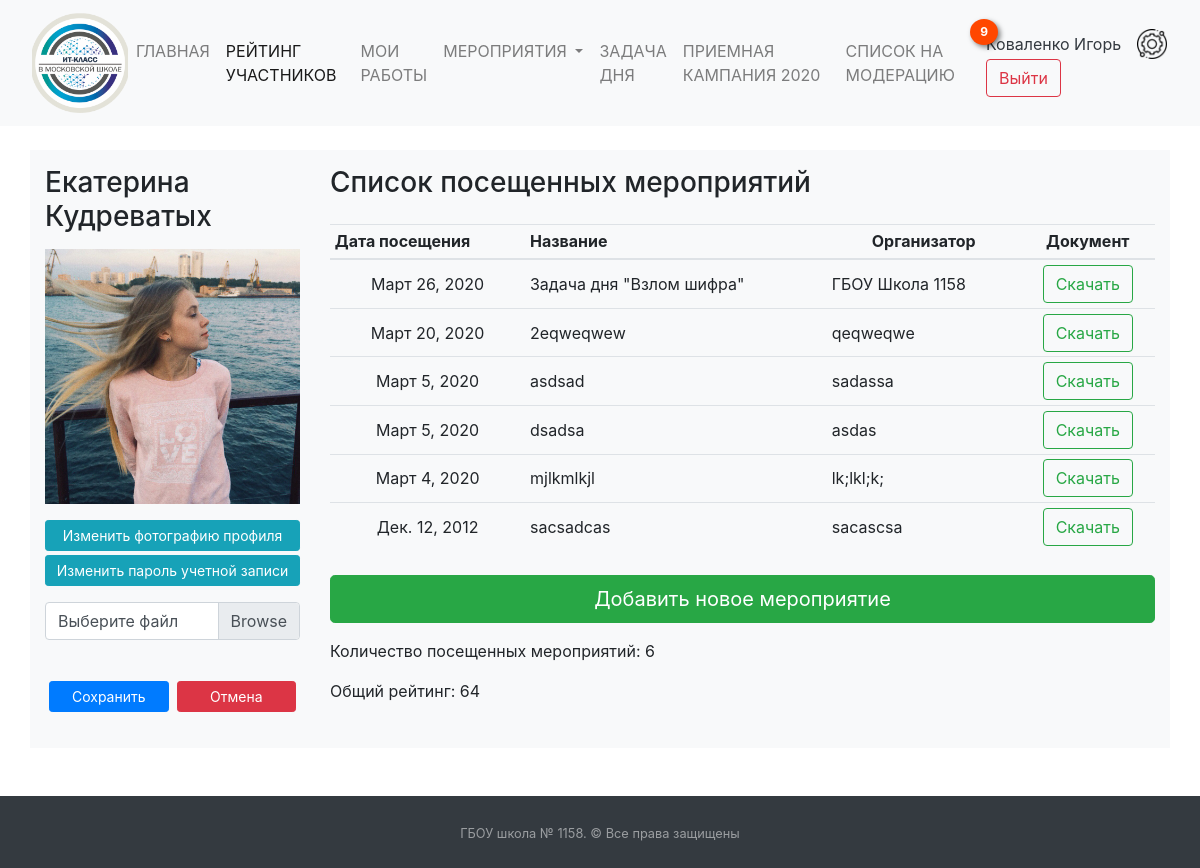
The page /statistic/pupil/20/img-change/ (signed in) on the database its author committed.
### mainapp/models.py (models this page shows, shortened)
class Puples(models.Model):
    name = models.TextField("Имя", null=True)
    surname = models.TextField("Фамилия", null=True)
    rate = models.PositiveIntegerField(default=0)
    image = models.ImageField(blank=True ,upload_to="puples_photo", default="puples_photo/user-2.png")
    user = models.OneToOneField(User, on_delete=models.CASCADE, null=True)
    class Meta:
        verbose_name = "Ученики"
        verbose_name_plural = "Ученики"

class Events(models.Model):
    date = models.DateField("Дата посещения")
    name = models.CharField("Название мероприятия", max_length=200)
    organization = models.CharField("Название организации", max_length=300)
    events = models.ForeignKey(Puples, verbose_name="Мероприятия", on_delete=models.SET_NULL, null=True)
    check = models.BooleanField(default=False)
    event_rate = models.PositiveIntegerField(default=1)
    verification_file = models.FileField(upload_to="verification_files/", null=True, verbose_name="Файл")
    class Meta:
        verbose_name = "Мероприятия"
        verbose_name_plural = "Мероприятия"

### mainapp/views.py (the view, shortened to what this page needs)
# urls.py: path('<int:pk>/img-change/', views.ImgChangeView.as_view(), name='img_change'),
class ImgChangeView(LoginRequiredMixin, DetailView):
    model = Puples
    pk_url_kwarg = "pk"
    template_name = "img_change.html"
    raise_exception = True
    def get_context_data(self, **kwargs):
        context = super().get_context_data(**kwargs)
        context['events_count'] = Events.objects.filter(events__pk=self.kwargs['pk'], check=True).count()
        context['events_new'] = Events.objects.filter(check=False).count()
        context['allevents'] = Events.objects.filter(events__pk=self.kwargs['pk']).order_by('-date')
        return context
    def get(self, request, pk):
        if request.user.is_superuser or request.user.puples.pk == pk:
            return super().get(request, pk)
        return HttpResponseForbidden()

### templates/img_change.html (shortened to what this page needs)
{% extends "base.html" %}
{% block main %}
{% load static %}
<div class="container-xl my-4 bg-light">
    <div class="row">
        <div class="col col-xl-3 col-lg-3 col-md-3 col-sm-12">
            <h3 class="my-3">
                {{ puples.name }} {{puples.surname}}
            </h3>
            <img src="{{ puples.image.url }}" class="img-fluid">
            <div class="row no-gutters py-3">
                <div class="col-12"><a href="/statistic/pupil/{{ puples.pk }}/img-change/"
                                       class="btn btn-block btn-info btn-sm" role="button">Изменить фотографию
                    профиля</a></div>
                <div class="col-12 pt-1"><a href="/password-change/" class="btn btn-block btn-info btn-sm"
                                            role="button">Изменить
                    пароль учетной записи</a></div>
                <div class="col-12 py-3">
                    <form method="post" enctype="multipart/form-data">
                        <div class="custom-file col-12 pt-5">
                            <div class="form-group">
                                <label class="custom-file-label" for="customFile">Выберите файл</label>
                            </div>
                        </div>
                        <div class="row no-gutters">
                            <div class="col p-1"><button type="submit" class="btn btn-primary btn-block btn-sm">Сохранить</button></div>
                            <div class="col p-1"> <a class="btn btn-danger btn-block btn-sm" href="/statistic/pupil/{{ puples.id }}" role="button">Отмена</a></div>
                        </div>
                    </form>
                </div>
            </div>
        </div>
        <div class="col">
            <h3 class="pt-3">
                Список посещенных мероприятий
            </h3>
            <table class="table table-sm text-center my-4">
                <thead class="thead text-center">
                <tr>
                    <th class="text-left">Дата посещения</th>
                    <th class="text-left">Название</th>
                    <th>Организатор</th>
                    <th>Документ</th>
                </tr>
                </thead>
                {% for event in allevents %}
                <tr {% if event.check is False %} class="alert-warning" {% endif %}>
                    <td class="align-middle">{{ event.date }}
                    </td>
                    <td class="text-left align-middle">{{ event.name }}</td>
                    <td class="text-left align-middle">{{ event.organization }}</td>
                    <td class="text-center align-middle">
                        <form method="post" action="{% url 'verification_file_download' %}">
                            <button type="submit" class="btn btn-outline-success">Скачать</button>
                        </form>
                    </td>
                </tr>
                {% endfor %}
            </table>
            <a class="btn btn-success btn-lg btn-block" href="add_events" role="button">Добавить новое мероприятие</a>
            <p class="my-3">Количество посещенных мероприятий: {{ events_count }} </p>
            <p class="my-3">Общий рейтинг: {{ puples.rate }}</p>
        </div>
    </div>
  </div>
    {% endblock %}
{% block detail_active %} active{% endblock %}

### templates/base.html (shortened to what this page needs)
<!DOCTYPE html>
<html lang="ru">
{% load static %}
<head>
    <link href="{% static 'css/bootstrap.css' %}" rel="stylesheet" type="text/css">
    <link href="{% static 'css/style.css' %}" rel="stylesheet" type="text/css">
    <link rel="stylesheet" href="//code.jquery.com/ui/1.12.1/themes/base/jquery-ui.css">
    <link rel="stylesheet" href="/resources/demos/style.css">
</head>
<body>
<div class="container-fuild">
    <nav class="navbar navbar-expand-lg navbar-light bg-light">
        <a href="/" class="navbar-brand">
            <img class="img-fluid mx-3"
                 style="width: 100px; object-fit: cover; height:100px;"
                 src="{% static '/images/itclass-logo.png' %}"></a>
        <div class="collapse navbar-collapse" id="navbarSupportedContent">
            <ul class="navbar-nav mr-auto">
                <li class="nav-item">
                    <a class="nav-link{% block main_active %}{% endblock %}" href="/">ГЛАВНАЯ<span class="sr-only">(current)</span></a>
                </li>
                {% if user.is_authenticated %}
                    <li class="nav-item">
                        <a class="nav-link{% block detail_active %}{% endblock %}" href="/rate">РЕЙТИНГ УЧАСТНИКОВ</a>
                    </li>
                {% endif %}
                {% if user.is_authenticated %}
                    <li class="nav-item">
                        <a class="nav-link{% block detail_active_works %}{% endblock %}" href="/works">МОИ РАБОТЫ</a>
                    </li>
                {% endif %}
                <li class="nav-item dropdown">
                    <a class="nav-link dropdown-toggle{% block detail_active_hach %}{% endblock %}" href="#"
                       id="navbarDropdown" role="button"
                       data-toggle="dropdown" aria-haspopup="true" aria-expanded="false">
                        МЕРОПРИЯТИЯ
                    </a>
                </li>
                {% if user.is_authenticated %}
                    <li class="nav-item">
                        <a class="nav-link{% block detail_active_task %}{% endblock %}" href="/task_day/">ЗАДАЧА ДНЯ</a>
                    </li>
                {% endif %}
                <li class="nav-item">
                    <a class="nav-link" href="http://profil.mos.ru/it/?page_id=1139">ПРИЕМНАЯ КАМПАНИЯ 2020</a>
                </li>
                {% if user.is_superuser %}
                    {% if events_new != 0 %}
                        <li class="nav-item">
                        <a class="nav-link notification{% block detail_active_checklist %}{% endblock %}"
                           href="/check_list"><span>СПИСОК
                            НА МОДЕРАЦИЮ </span>
                        <span class="badge mr-3 mr-lg-0">{{ events_new }}</span>{% endif %}</a>
                </li>
                {% endif %}
            </ul>
            <form class="form-inline my-2 my-lg-0">
                {% if user.is_authenticated %}
                    <a class="nav-link text-dark disabled p-0"
                       href="/account/">{{ user.last_name }} {{ user.first_name }}</a>
                    <a href="/account/">
                        <img class="img-fluid mx-3"
                             style="width: 30px; object-fit: cover; height:30px;"
                             src="{% static '/images/support.png' %}"></a>
                {% endif %}
                {% if user.username == "" %}
                    <a class="nav-link disabled" href="#">Гость</a>
                    <a class="btn btn-outline-success my-2 my-sm-0" href="/login">Войти</a>
                {% else %}
                    <a class="btn btn-outline-danger my-2 my-sm-0" href="/logout">Выйти</a>
                {% endif %}
            </form>
        </div>
    </nav>
    {% block main %}
    {% endblock %}
    <footer id="sticky-footer" class="py-4 bg-dark text-white-50 mt-5">
        <div class="container text-center">
            <small>ГБОУ школа № 1158. &copy; Все права защищены</small>
        </div>
    </footer>
</div>
</body>
</html>

### static/css/style.css (style rules this page uses)
.notification { color: black; text-decoration: none; position: relative; display: inline-block; border-radius: 2px; width: auto; height: auto; }
.notification .badge { position: absolute; top: -12px; right: -12px; padding: 7px 10px; border-radius: 70%; background-color: #ff4700; box-shadow: 0.2em 0.2em 5px rgba(0, 0, 0, 0.5); color: white; }

### rows shown on the page
Puples: name "Екатерина", surname "Кудреватых", image (picture), rate "64"
Events: date "Март 26, 2020", name "Задача дня \"Взлом шифра\"", organization "ГБОУ Школа 1158"
Events: date "Март 20, 2020", name "2eqweqwew", organization "qeqweqwe"
Events: date "Март 5, 2020", name "asdsad", organization "sadassa"
Events: date "Март 5, 2020", name "dsadsa", organization "asdas"
Events: date "Март 4, 2020", name "mjlkmlkjl", organization "lk;lkl;k;"
Events: date "Дек. 12, 2012", name "sacsadcas", organization "sacascsa"

### other values the page prints
{{ events_new }} "9"
{{ user.last_name }} "Коваленко"
{{ user.first_name }} "Игорь"
{{ events_count }} "6"
